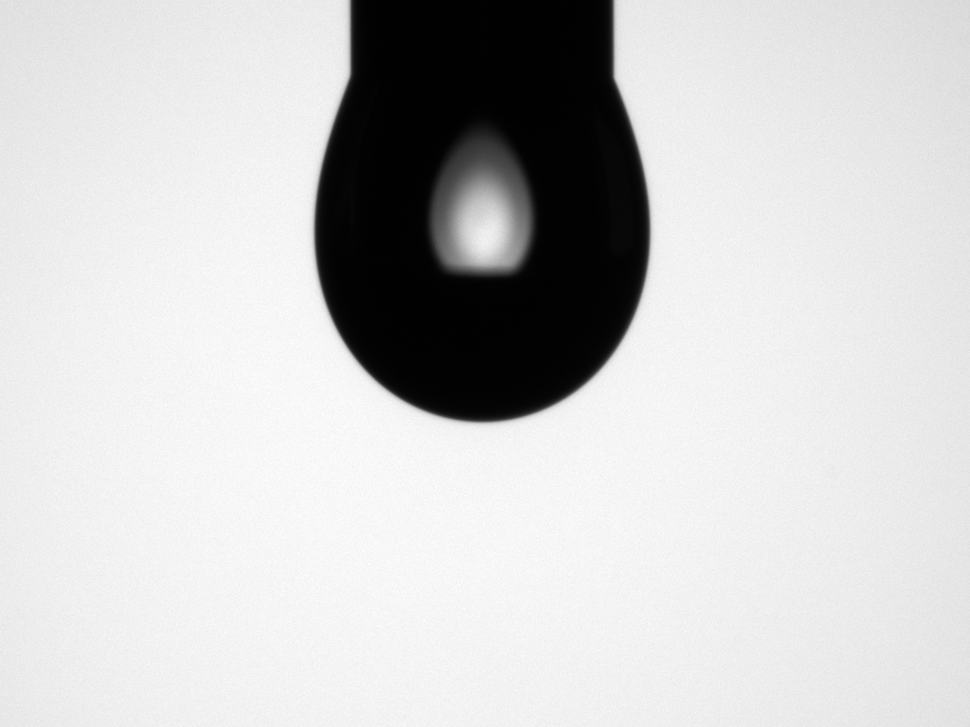
#> input picture data/samples/gota pendiente 1.png, 970 x 727 px, shrunk from 1440 x 1080 before the run
$ python pendant_detections.py
#> lines starting #> are read from the running program, lines starting #| are printed output that depends on the picture; after the words box and inside, x2 and y2 are one past the last pixel; in counts of white or black regions, pixels touching at a corner belong together
"""Pendant Detections.

Module implementation."""


import cv2
import numpy as np
import matplotlib.pyplot as plt
# Example Usage
def analyze_pendant_contact_points(image_path):
    """analyze pendant contact points.

    Parameters
    ----------
    image_path : type
        Description.
    """
#> called with image_path = './data/samples/gota pendiente 1.png'
    # 1. Load Image
    img = cv2.imread(image_path)
#> img is the input picture: shape (727, 970, 3); min 0, max 255, mean 201.5
    if img is None:
        print(f"Error: Image not found at {image_path}")
        return

    output_img = img.copy()
    height, width = img.shape[:2]
#> height = 727; width = 970
    gray = cv2.cvtColor(img, cv2.COLOR_BGR2GRAY)

    # --- STEP 1: PRECISE BINARIZATION ---
    # Otsu is still the best choice for this high-contrast silhouette
    blur = cv2.GaussianBlur(gray, (5, 5), 0)
    _, binary = cv2.threshold(blur, 0, 255, cv2.THRESH_BINARY_INV + cv2.THRESH_OTSU)
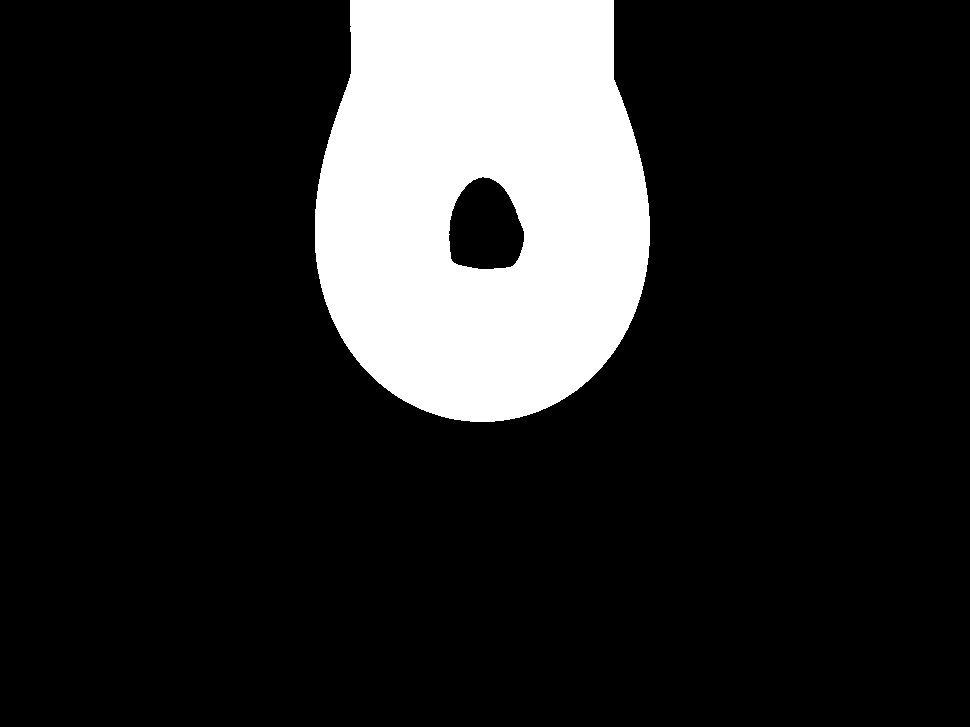
#> binary: shape (727, 970); 16.1% white; 1 white region, box (x1, y1, x2, y2) and area: (315, 0, 650, 422) 113302

    # Cleanup
    kernel = np.ones((5,5), np.uint8)
    binary = cv2.morphologyEx(binary, cv2.MORPH_OPEN, kernel, iterations=2)
#> binary: shape (727, 970); 16.1% white; 1 white region

    # --- STEP 2: DROP CONTOUR ---
    contours, _ = cv2.findContours(binary, cv2.RETR_EXTERNAL, cv2.CHAIN_APPROX_SIMPLE)
#> contours = 1 contour; box (x1, y1, x2, y2) and area: (315, 0, 650, 422) 118082

    if not contours:
        print("Error: No contours found.")
        return

    # Filter for the main drop (Largest Central)
    valid_contours = []
    img_center_x = width // 2
#> img_center_x = 485
    for cnt in contours:
        if cv2.contourArea(cnt) > (width * height) * 0.05:
            M = cv2.moments(cnt)
            if M["m00"] != 0:
                cx = int(M["m10"] / M["m00"])
                if abs(cx - img_center_x) < (width * 0.3):
                    valid_contours.append(cnt)
#> this loop made 1 pass
#> cx on pass 1: 481
#> after the loop, valid_contours has the same summary as contours

    if not valid_contours:
        print("Error: Drop not found.")
        return

    drop_cnt = max(valid_contours, key=cv2.contourArea)
#> drop_cnt = contour of 400 points, box (x1, y1, x2, y2) (315, 0, 650, 422), area 118082

    # --- STEP 3: FIND CONTACT POINTS (The Logic Fix) ---

    # A. Get Bounding Box & Points
    x, y, w, h = cv2.boundingRect(drop_cnt)
#> x = 315; y = 0; w = 335; h = 422
    pts = drop_cnt.reshape(-1, 2)
#> pts = 400 pairs, first value 315 to 649, second value 0 to 421

    # B. Define Needle Shaft Reference (Top 20 px)
    # We take the median X of the points at the very top to define "Vertical"
    top_limit = y + 20
#> top_limit = 20

    # Left Shaft Line
    left_shaft_pts = pts[(pts[:, 1] < top_limit) & (pts[:, 0] < (x + w/2))]
#> left_shaft_pts = [[350, 0]]
    if len(left_shaft_pts) == 0: return # Safety
    ref_x_left = np.median(left_shaft_pts[:, 0])
#> ref_x_left = 350

    # Right Shaft Line
    right_shaft_pts = pts[(pts[:, 1] < top_limit) & (pts[:, 0] > (x + w/2))]
#> right_shaft_pts = [[613, 0]]
    if len(right_shaft_pts) == 0: return # Safety
    ref_x_right = np.median(right_shaft_pts[:, 0])
#> ref_x_right = 613

    # C. Walk Down to find deviation (The Contact Point)
    # We iterate Y from top to bottom.
    # We look for the first Y where the contour moves AWAY from the shaft line.

    contact_y_left = y
#> contact_y_left = 0
    contact_x_left = int(ref_x_left)
#> contact_x_left = 350

    contact_y_right = y
#> contact_y_right = 0
    contact_x_right = int(ref_x_right)
#> contact_x_right = 613

    # Tolerance: How many pixels "out" counts as the drop starting?
    # 3 pixels is usually enough to distinguish noise from the drop curve.
    tolerance = 3

    # Scan logic: We check the mask row by row for robustness
    # (Contour points are not always ordered by Y, so mask scanning is easier)
    mask = np.zeros((height, width), dtype=np.uint8)
    cv2.drawContours(mask, [drop_cnt], -1, 255, 1) # Draw outline only
#> mask: shape (727, 970); 0.18% white in thin lines or dots, all inside (x1, y1, x2, y2) = (315, 0, 650, 422)

    # 1. Find Left Contact
    # Scan down the left side
    for cy in range(y, y + h):
        # Find the left-most white pixel in this row
        row = mask[cy, 0:int(x + w/2)] # Left half
        indices = np.where(row > 0)[0]
        if len(indices) > 0:
            current_x = indices[0] # First pixel
            # Check deviation
            if current_x < (ref_x_left - tolerance):
                contact_y_left = cy
                contact_x_left = current_x
                break # FOUND IT
#> this loop made 88 passes
#> (indices, current_x) on passes 2 to 13: ([350], 350), ([350], 350), ([350], 350), ([350], 350), ([350], 350), ([350], 350), ([350], 350), ([350], 350), ([350], 350), ([350], 350), ([350], 350), ([350], 350)
#> (current_x, contact_x_left) on pass 88: (346, 346)

    # 2. Find Right Contact
    for cy in range(y, y + h):
        # Find the right-most white pixel in this row
        row = mask[cy, int(x + w/2):width] # Right half
        indices = np.where(row > 0)[0]
        if len(indices) > 0:
            current_x = indices[-1] + int(x + w/2) # Last pixel + offset
            # Check deviation
            if current_x > (ref_x_right + tolerance):
                contact_y_right = cy
                contact_x_right = current_x
                break # FOUND IT
#> this loop made 88 passes
#> (current_x, contact_x_right) on pass 88: (617, 617)
#> current_x on passes 1 to 6: 613, 613, 613, 613, 613, 613

    # Define Needle Box bottom as the HIGHER of the two contact points (to be safe)
    needle_bottom = min(contact_y_left, contact_y_right)
#> needle_bottom = 87

    # --- STEP 4: APEX DETECTION ---
    apex_idx = np.argmax(pts[:, 1])
#> apex_idx = 200
    apex_pt = pts[apex_idx]
#> apex_pt = [470, 421]
    apex_x, apex_y = apex_pt
#> apex_x = 470; apex_y = 421

    # --- VISUALIZATION ---

    # 1. Draw Green Contour
    cv2.drawContours(output_img, [drop_cnt], -1, (0, 255, 0), 2)
#> output_img: shape (727, 970, 3); 0.57% of pixels changed, all inside (x1, y1, x2, y2) = (314, 0, 651, 423)

    # 2. Draw Needle Shaft (Blue Filled Box with transparency)
    overlay = output_img.copy()
    cv2.rectangle(overlay, (int(ref_x_left), y), (int(ref_x_right), needle_bottom), (255, 0, 0), -1)
#> overlay: shape (727, 970, 3); mean B, G, R 209.4, 202.1, 201
    cv2.addWeighted(overlay, 0.3, output_img, 0.7, 0, output_img)

    # Draw outline of needle
    cv2.rectangle(output_img, (int(ref_x_left), y), (int(ref_x_right), needle_bottom), (255, 0, 0), 2)
    cv2.putText(output_img, "Needle", (int(ref_x_left), y - 5), cv2.FONT_HERSHEY_SIMPLEX, 0.5, (30, 0, 0), 1)

    # 3. Draw Contact Points (Yellow Circles)
    cv2.circle(output_img, (contact_x_left, contact_y_left), 5, (0, 255, 255), -1)
#> output_img: shape (727, 970, 3); mean B, G, R 204, 202.1, 201
    cv2.circle(output_img, (contact_x_right, contact_y_right), 5, (0, 255, 255), -1)
#> output_img: shape (727, 970, 3); mean B, G, R 204, 202.1, 201

    # Label Contact Points
    cv2.putText(output_img, "CPL", (contact_x_left - 25, contact_y_left), cv2.FONT_HERSHEY_SIMPLEX, 0.4, (0, 30, 30), 1)
#> output_img: shape (727, 970, 3); mean B, G, R 204, 202.1, 201
    cv2.putText(output_img, "CPR", (contact_x_right + 5, contact_y_right), cv2.FONT_HERSHEY_SIMPLEX, 0.4, (0, 30, 30), 1)
#> output_img: shape (727, 970, 3); mean B, G, R 204, 202.1, 201

    # 4. Draw Apex
    cv2.drawMarker(output_img, (apex_x, apex_y), (0, 0, 255), cv2.MARKER_CROSS, 20, 2)
#> output_img: shape (727, 970, 3); mean B, G, R 203.9, 202, 201
    cv2.putText(output_img, "Apex", (apex_x + 10, apex_y),
                cv2.FONT_HERSHEY_SIMPLEX, 0.5, (0, 0, 255), 2)
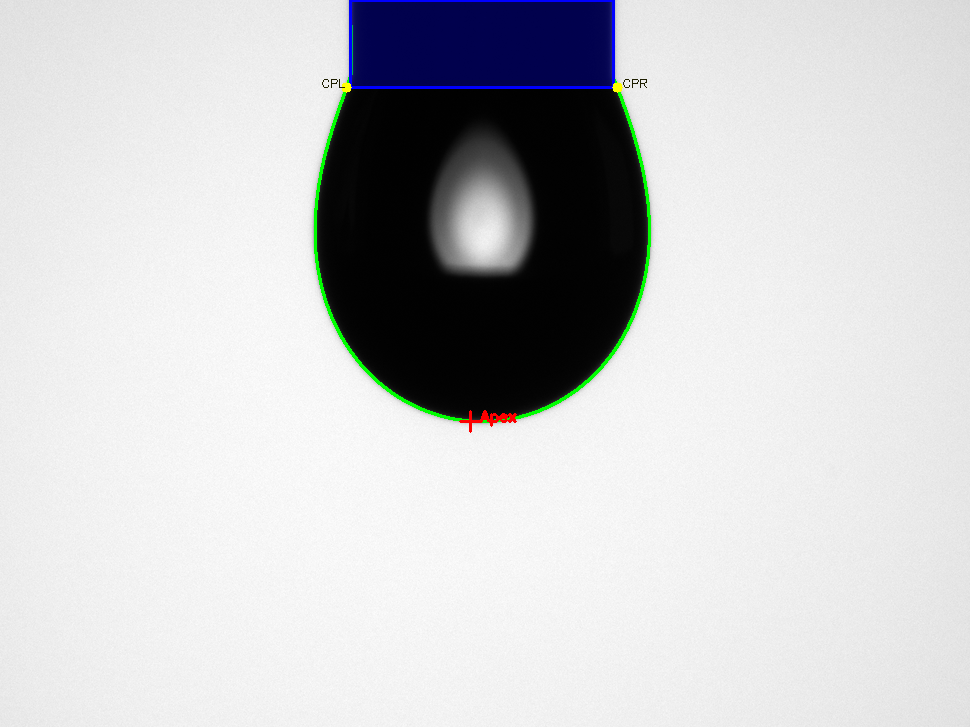
#> output_img: shape (727, 970, 3); mean B, G, R 203.9, 202, 201.1
    # ROI Extraction
    pad = 40
    roi_coords = (max(0, x - pad),
                  max(0, y),
                  min(width, x + w + pad),
                  min(height, apex_y + pad))
#> roi_coords = (275, 0, 690, 461)
    final_roi = img[roi_coords[1]:roi_coords[3], roi_coords[0]:roi_coords[2]]
    # Draw ROI
    cv2.rectangle(output_img, (roi_coords[0], roi_coords[1]), (roi_coords[2], roi_coords[3]), (0, 255, 255), 2)
#> output_img: shape (727, 970, 3); 0.69% of pixels changed, all inside (x1, y1, x2, y2) = (274, 0, 692, 463)
    cv2.putText(output_img, "ROI", (roi_coords[0], roi_coords[3] - 10),
                cv2.FONT_HERSHEY_SIMPLEX, 0.5, (0, 10, 10), 2)
#> output_img: shape (727, 970, 3); mean B, G, R 202.2, 202.2, 201.3


    # --- PLOT ---
    plt.figure(figsize=(12, 6))

    plt.subplot(2, 2, 1)
    plt.title("Step 1: Original Image")
    plt.imshow(cv2.cvtColor(img, cv2.COLOR_BGR2RGB))
    plt.axis('off')

    plt.subplot(2, 2, 2)
    plt.title("Binary Mask (What computer sees)")
    plt.imshow(binary, cmap='gray')
    plt.axis('off')

    if final_roi.size > 0:
        plt.subplot(2, 2, 3)
        plt.title("Final ROI")
        plt.imshow(cv2.cvtColor(final_roi, cv2.COLOR_BGR2RGB))
        plt.axis('off')

    plt.subplot(2, 2, 4)
    plt.title("Detection")
    plt.imshow(cv2.cvtColor(output_img, cv2.COLOR_BGR2RGB))
    plt.axis('off')


    plt.tight_layout()
    plt.show()

# Run
analyze_pendant_contact_points("./data/samples/gota pendiente 1.png")
analyze_pendant_contact_points("./data/samples/prueba pend 1.png")
#> call 2 of analyze_pendant_contact_points, with image_path = './data/samples/prueba pend 1.png'
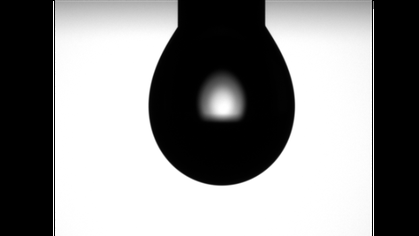
#> input picture data/samples/prueba pend 1.png, 419 x 236 px, shrunk from 622 x 351 before the run
#> in analyze_pendant_contact_points, img is the input picture: shape (236, 419, 3); min 0, max 255, mean 137.1
#> in analyze_pendant_contact_points (call 2), `_, binary = cv2.threshold(blur, 0, 255, cv2.THRESH_BINARY_INV + cv2.TH..`:
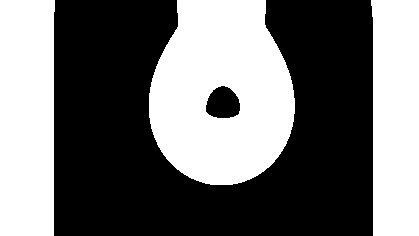
#> binary: shape (236, 419); 44.8% white; 3 white regions
#> in analyze_pendant_contact_points (call 2), `contours, _ = cv2.findContours(binary, cv2.RETR_EXTERNAL, cv2.CHAIN_AP..`: contours = 3 contours; box (x1, y1, x2, y2) and area: (149, 0, 295, 185) 21250, (0, 0, 55, 236) 12466, (371, 0, 419, 236) 10597
#> the loop in analyze_pendant_contact_points (call 2), `for cnt in contours:` made 3 passes
#> cx on passes 1 to 3: 395, 221, 26
#> after the loop in analyze_pendant_contact_points (call 2), `for cnt in contours:`: valid_contours = 1 contour; box (x1, y1, x2, y2) and area: (149, 0, 295, 185) 21250
#> in analyze_pendant_contact_points (call 2), `drop_cnt = max(valid_contours, key=cv2.contourArea)`: drop_cnt = contour of 212 points, box (x1, y1, x2, y2) (149, 0, 295, 185), area 21250
#> in analyze_pendant_contact_points (call 2), `x, y, w, h = cv2.boundingRect(drop_cnt)`: x = 149; w = 146; h = 185
#> in analyze_pendant_contact_points (call 2), `pts = drop_cnt.reshape(-1, 2)`: pts = 212 pairs, first value 149 to 294, second value 0 to 184
#> in analyze_pendant_contact_points (call 2), `left_shaft_pts = pts[(pts[:, 1] < top_limit) & (pts[:, 0] < (x + w/2))]`: left_shaft_pts = [[177, 0], [177, 12], [178, 13]]
#> in analyze_pendant_contact_points (call 2), `ref_x_left = np.median(left_shaft_pts[:, 0])`: ref_x_left = 177
#> in analyze_pendant_contact_points (call 2), `right_shaft_pts = pts[(pts[:, 1] < top_limit) & (pts[:, 0] > (x + w/2))]`: right_shaft_pts = [[264, 14], [265, 13], [265, 0]]
#> in analyze_pendant_contact_points (call 2), `ref_x_right = np.median(right_shaft_pts[:, 0])`: ref_x_right = 265
#> in analyze_pendant_contact_points (call 2), `contact_y_left = y`: contact_y_left = 0
#> in analyze_pendant_contact_points (call 2), `contact_x_left = int(ref_x_left)`: contact_x_left = 177
#> in analyze_pendant_contact_points (call 2), `contact_y_right = y`: contact_y_right = 0
#> in analyze_pendant_contact_points (call 2), `contact_x_right = int(ref_x_right)`: contact_x_right = 265
#> in analyze_pendant_contact_points (call 2), `cv2.drawContours(mask, [drop_cnt], -1, 255, 1)`:
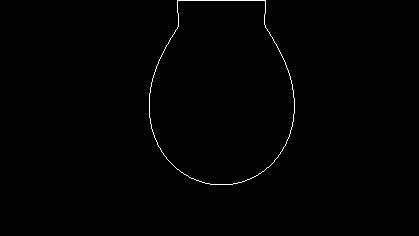
#> mask: shape (236, 419); 0.52% white in thin lines or dots, all inside (x1, y1, x2, y2) = (149, 0, 295, 185)
#> the loop in analyze_pendant_contact_points (call 2), `for cy in range(y, y + h):` made 35 passes
#> (indices, current_x, contact_x_left) on pass 35: ([173], 173, 173)
#> (indices, current_x) on passes 2 to 7: ([177], 177), ([177], 177), ([177], 177), ([177], 177), ([177], 177), ([177], 177)
#> the loop in analyze_pendant_contact_points (call 2), `for cy in range(y, y + h):` made 33 passes
#> (indices, current_x, contact_x_right) on pass 33: ([47], 269, 269)
#> (indices, current_x) on passes 2 to 7: ([43], 265), ([43], 265), ([43], 265), ([43], 265), ([43], 265), ([43], 265)
#> in analyze_pendant_contact_points (call 2), `apex_idx = np.argmax(pts[:, 1])`: apex_idx = 102
#> in analyze_pendant_contact_points (call 2), `apex_pt = pts[apex_idx]`: apex_pt = [210, 184]
#> in analyze_pendant_contact_points (call 2), `apex_x, apex_y = apex_pt`: apex_x = 210; apex_y = 184
#> in analyze_pendant_contact_points (call 2), `cv2.drawContours(output_img, [drop_cnt], -1, (0, 255, 0), 2)`: output_img: shape (236, 419, 3); 1.77% of pixels changed, all inside (x1, y1, x2, y2) = (148, 0, 296, 186)
#> in analyze_pendant_contact_points (call 2), `cv2.rectangle(overlay, (int(ref_x_left), y), (int(ref_x_right), needle..`: overlay: shape (236, 419, 3); mean B, G, R 143.2, 139.3, 135.6
#> in analyze_pendant_contact_points (call 2), `cv2.circle(output_img, (contact_x_left, contact_y_left), 5, (0, 255, 2..`: output_img: shape (236, 419, 3); mean B, G, R 139, 139.3, 135.7
#> in analyze_pendant_contact_points (call 2), `cv2.circle(output_img, (contact_x_right, contact_y_right), 5, (0, 255,..`: output_img: shape (236, 419, 3); mean B, G, R 138.9, 139.3, 135.9
#> in analyze_pendant_contact_points (call 2), `cv2.putText(output_img, "CPL", (contact_x_left - 25, contact_y_left), ..`: output_img: shape (236, 419, 3); mean B, G, R 138.8, 139.2, 135.8
#> in analyze_pendant_contact_points (call 2), `roi_coords = (max(0, x - pad), max(0, y), min(width, x + w + pad), min..`: roi_coords = (109, 0, 335, 224)
#> in analyze_pendant_contact_points (call 2), `final_roi = img[roi_coords[1]:roi_coords[3], roi_coords[0]:roi_coords[..`:
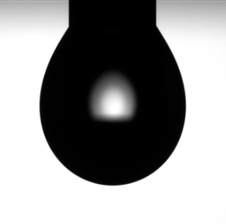
#> final_roi: shape (224, 226, 3); min 0, max 255, mean 147.4
#> in analyze_pendant_contact_points (call 2), `plt.show()`:
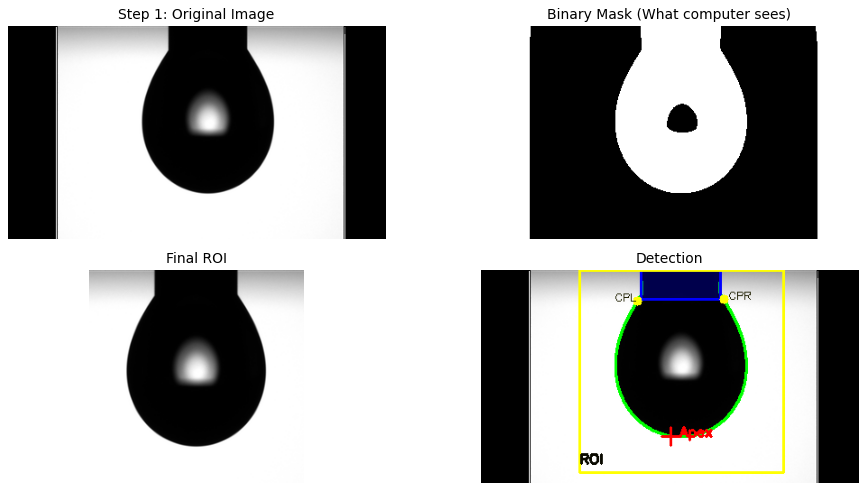
#> figure drawn by matplotlib, 4 panels
